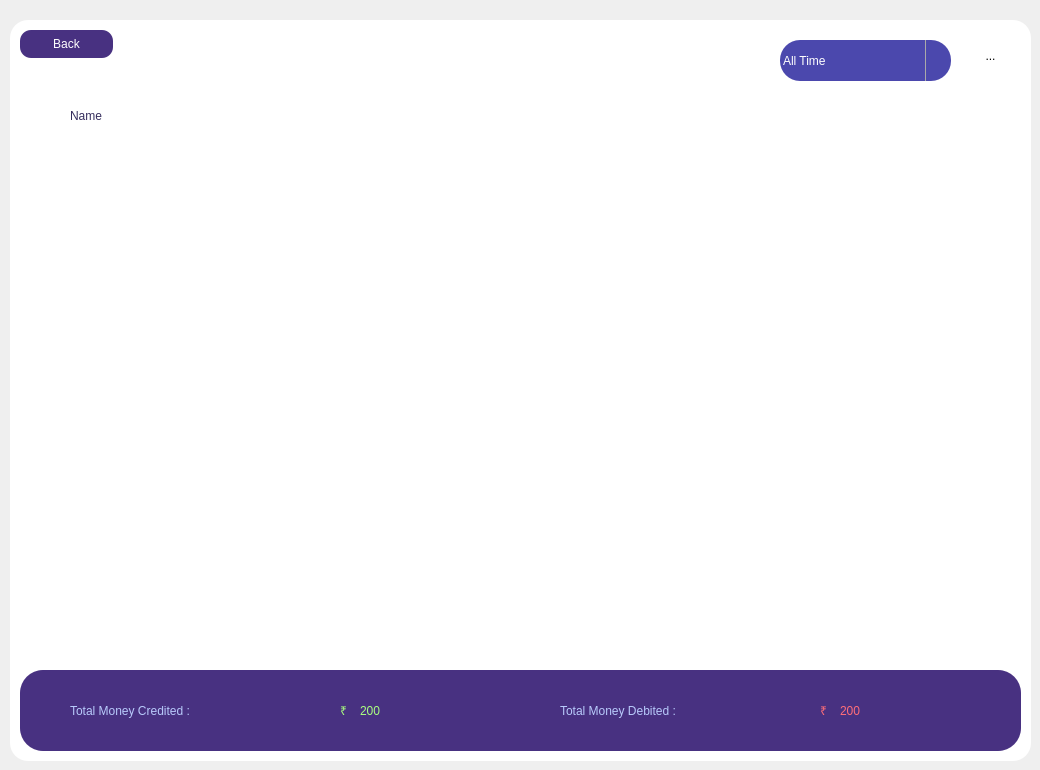
      <widget class="QWidget" name="showGraphP">
       <widget class="QFrame" name="frame_11">
        <property name="geometry">
         <rect>
          <x>10</x>
          <y>20</y>
          <width>1021</width>
          <height>741</height>
         </rect>
        </property>
        <property name="styleSheet">
         <string notr="true">
border-radius:18px;
background-color: rgb(255, 255, 255);</string>
        </property>
        <property name="frameShape">
         <enum>QFrame::StyledPanel</enum>
        </property>
        <property name="frameShadow">
         <enum>QFrame::Raised</enum>
        </property>
        <widget class="QLabel" name="graphNameL">
         <property name="geometry">
          <rect>
           <x>60</x>
           <y>70</y>
           <width>951</width>
           <height>51</height>
          </rect>
         </property>
         <property name="styleSheet">
          <string notr="true">color: rgb(61, 49, 97);
color: rgb(53, 45, 93);
font: 75 24pt &quot;MS Shell Dlg 2&quot;;
font: 75 14pt &quot;Eras Bold ITC&quot;;
/*color: rgb(53, 45, 93);
font: 75 18pt &quot;MS Shell Dlg 2&quot;;*/</string>
         </property>
         <property name="text">
          <string>Name</string>
         </property>
        </widget>
        <widget class="QPushButton" name="backBt">
         <property name="geometry">
          <rect>
           <x>10</x>
           <y>10</y>
           <width>93</width>
           <height>28</height>
          </rect>
         </property>
         <property name="styleSheet">
          <string notr="true">
QPushButton{
font: 10pt &quot;MS Shell Dlg 2&quot;;
border-radius:11px;
color: rgb(255, 255, 255);
background-color: rgb(72, 49, 129);
}
QPushButton:hover{
border-radius:11px;
color: rgb(255, 255, 255);
background-color: rgb(75, 72, 173);
}
QPushButton:pressed{
border-radius:11px;
color: rgb(75, 72, 173);
background-color: rgb(75, 72, 173);
}</string>
         </property>
         <property name="text">
          <string>Back</string>
         </property>
        </widget>
        <widget class="QLabel" name="graphImgL">
         <property name="geometry">
          <rect>
           <x>60</x>
           <y>130</y>
           <width>900</width>
           <height>500</height>
          </rect>
         </property>
         <property name="text">
          <string/>
         </property>
        </widget>
        <widget class="QComboBox" name="filter4">
         <property name="geometry">
          <rect>
           <x>770</x>
           <y>20</y>
           <width>171</width>
           <height>41</height>
          </rect>
         </property>
         <property name="styleSheet">
          <string notr="true">QComboBox {
         border: 0px solid gray; /* border */
         border-radius: 20px; /* rounded corners */
         padding: 1px 18px 1px 3px; /* font padding */
         color: #000;

         font: normal normal 15px &quot;Microsoft YaHei&quot;;
}
QComboBox::drop-down {
    subcontrol-origin: padding;
    subcontrol-position: top right;
    width: 25px;
    border-left-width: 1px;
    border-left-color: darkgray;
    border-left-style: solid;
    border-top-right-radius: 20px;
    border-bottom-right-radius: 3px;
    outline:0px;
    
}
 /* After the drop-down, the entire drop-down form style */
QComboBox QAbstractItemView {
         outline: 0px; /* virtual frame of selected item */
    color:  rgb(255, 255, 255);
         background-color: rgb(0, 255, 255);
 /* The background color of the entire drop-down window */
		
	background-color: rgb(4, 2, 154);
         selection-background-color: rgb(75, 72, 173)
 }
/*QComboBox QAbstractScrollArea QScrollBar::handle:vertical {
         border-radius: 5px; /* rounded corners 
         background: rgb(160,160,160); /* The background color of the small square is dark gray lightblue 
}*/
QComboBox QAbstractScrollArea QScrollBar::handle:vertical:hover {
         background: rgb(90, 91, 93); /* the background color of the small square is yellow */
}
 
 /* When set to editable (setEditable(true)) editable, the style of the editable area */
QComboBox:editable {
    background: rgba(15, 2, 154,0);
}
 
 /* Set to non-editable (setEditable(false))! When editable, the style of the entire QComboBox */
QComboBox:!editable {
	color: rgb(255, 255, 255);
     background: #4b48ad
}
 

 /* When set to non-editable, click the style of the entire QComboBox */
QComboBox:!editable:on {
	color: rgb(255, 255, 255);
     
	background-color: qlineargradient(spread:pad, x1:0.453, y1:0.948955, x2:0.479, y2:0.0625, stop:0 rgba(146, 0, 127, 255), stop:1 rgba(61, 72, 255, 255));
}
 
 /* The style of the drop-down box when set to editable */
QComboBox::drop-down:editable {
    background:rgb(255, 255, 255);
}
 
 /* When set to editable, click the style of the drop-down box */
QComboBox::drop-down:editable:on {
    background: rgba(255, 255, 255,0);
}</string>
         </property>
         <property name="iconSize">
          <size>
           <width>720</width>
           <height>720</height>
          </size>
         </property>
         <item>
          <property name="text">
           <string>All Time</string>
          </property>
         </item>
         <item>
          <property name="text">
           <string>This Year</string>
          </property>
         </item>
         <item>
          <property name="text">
           <string>This Month</string>
          </property>
         </item>
        </widget>
        <widget class="QToolButton" name="refreshBt3">
         <property name="geometry">
          <rect>
           <x>960</x>
           <y>20</y>
           <width>41</width>
           <height>31</height>
          </rect>
         </property>
         <property name="text">
          <string>...</string>
         </property>
         <property name="icon">
          <iconset>
           <normaloff>../resources/images/blueTick.png</normaloff>../resources/images/blueTick.png</iconset>
         </property>
         <property name="iconSize">
          <size>
           <width>720</width>
           <height>720</height>
          </size>
         </property>
        </widget>
        <widget class="QFrame" name="frame_12">
         <property name="geometry">
          <rect>
           <x>10</x>
           <y>650</y>
           <width>1001</width>
           <height>81</height>
          </rect>
         </property>
         <property name="styleSheet">
          <string notr="true">border-radius:23px;
background-color: rgb(72, 49, 129);
</string>
         </property>
         <property name="frameShape">
          <enum>QFrame::StyledPanel</enum>
         </property>
         <property name="frameShadow">
          <enum>QFrame::Raised</enum>
         </property>
         <widget class="QLabel" name="label_21">
          <property name="geometry">
           <rect>
            <x>540</x>
            <y>20</y>
            <width>251</width>
            <height>41</height>
           </rect>
          </property>
          <property name="styleSheet">
           <string notr="true">font: 14pt &quot;Microsoft YaHei UI&quot;;
color: rgb(184, 202, 251);</string>
          </property>
          <property name="text">
           <string>Total Money Debited :</string>
          </property>
         </widget>
         <widget class="QLabel" name="label_22">
          <property name="geometry">
           <rect>
            <x>50</x>
            <y>20</y>
            <width>251</width>
            <height>41</height>
           </rect>
          </property>
          <property name="styleSheet">
           <string notr="true">font: 14pt &quot;Microsoft YaHei UI&quot;;
color: rgb(184, 202, 251);</string>
          </property>
          <property name="text">
           <string>Total Money Credited :</string>
          </property>
         </widget>
         <widget class="QLabel" name="label_23">
          <property name="geometry">
           <rect>
            <x>800</x>
            <y>30</y>
            <width>21</width>
            <height>21</height>
           </rect>
          </property>
          <property name="styleSheet">
           <string notr="true">font: 14pt &quot;MS Shell Dlg 2&quot;;
color: rgb(255, 110, 120);</string>
          </property>
          <property name="text">
           <string>₹</string>
          </property>
         </widget>
         <widget class="QLabel" name="debitL2">
          <property name="geometry">
           <rect>
            <x>820</x>
            <y>30</y>
            <width>151</width>
            <height>21</height>
           </rect>
          </property>
          <property name="styleSheet">
           <string notr="true">font: 14pt &quot;MS Shell Dlg 2&quot;;
color: rgb(255, 110, 120);</string>
          </property>
          <property name="text">
           <string>200</string>
          </property>
         </widget>
         <widget class="QLabel" name="label_24">
          <property name="geometry">
           <rect>
            <x>320</x>
            <y>30</y>
            <width>21</width>
            <height>21</height>
           </rect>
          </property>
          <property name="styleSheet">
           <string notr="true">font: 14pt &quot;MS Shell Dlg 2&quot;;
color: rgb(170, 255, 127);</string>
          </property>
          <property name="text">
           <string>₹</string>
          </property>
         </widget>
         <widget class="QLabel" name="creditL2">
          <property name="geometry">
           <rect>
            <x>340</x>
            <y>30</y>
            <width>151</width>
            <height>21</height>
           </rect>
          </property>
          <property name="styleSheet">
           <string notr="true">font: 14pt &quot;MS Shell Dlg 2&quot;;
color: rgb(170, 255, 127);</string>
          </property>
          <property name="text">
           <string>200</string>
          </property>
         </widget>
        </widget>
        <widget class="QLabel" name="label_3">
         <property name="geometry">
          <rect>
           <x>880</x>
           <y>70</y>
           <width>129</width>
           <height>63</height>
          </rect>
         </property>
         <property name="text">
          <string/>
         </property>
         <property name="pixmap">
          <pixmap>../resources/images/scale.png</pixmap>
         </property>
         <property name="scaledContents">
          <bool>true</bool>
         </property>
        </widget>
       </widget>
      </widget>
